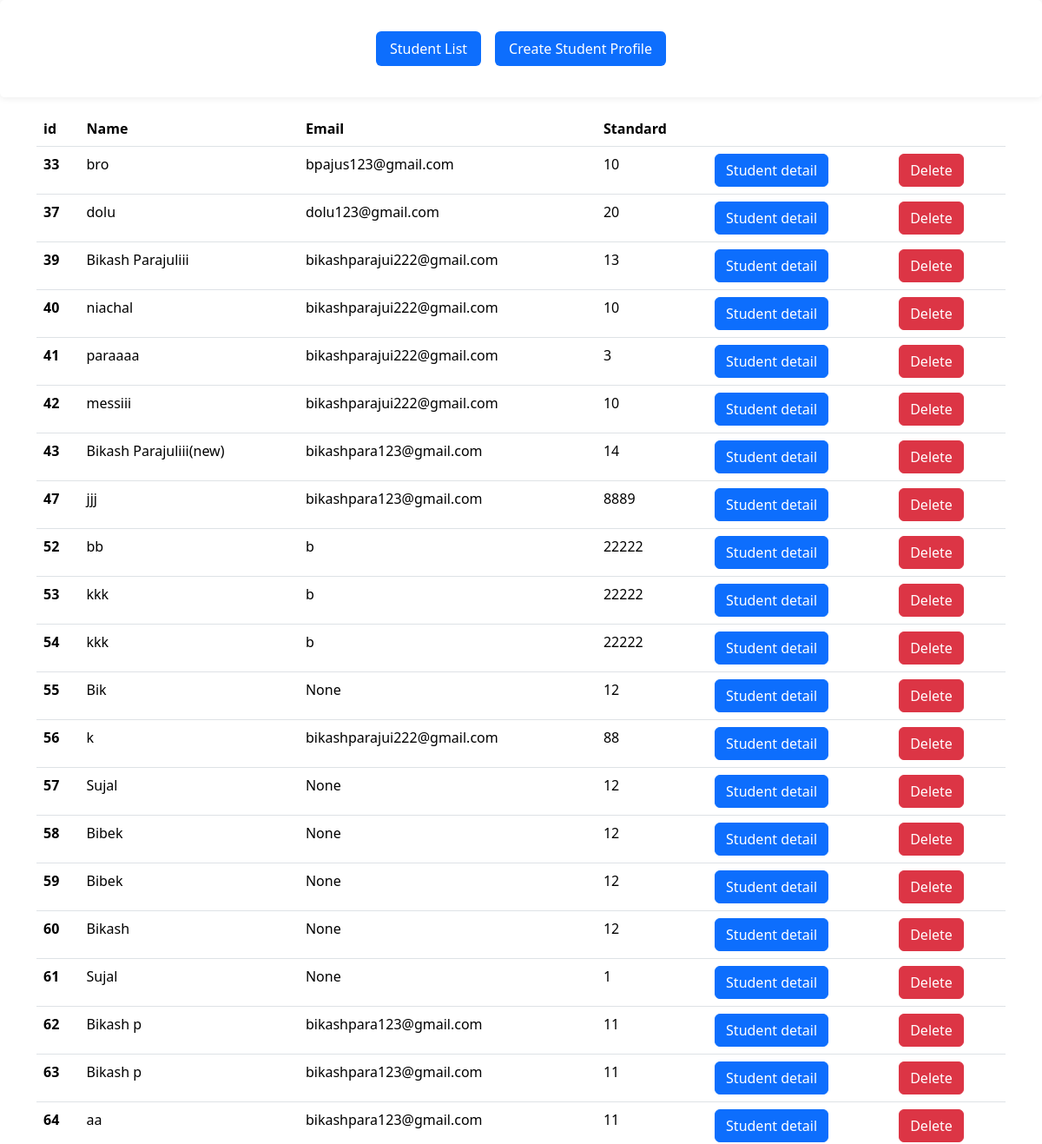
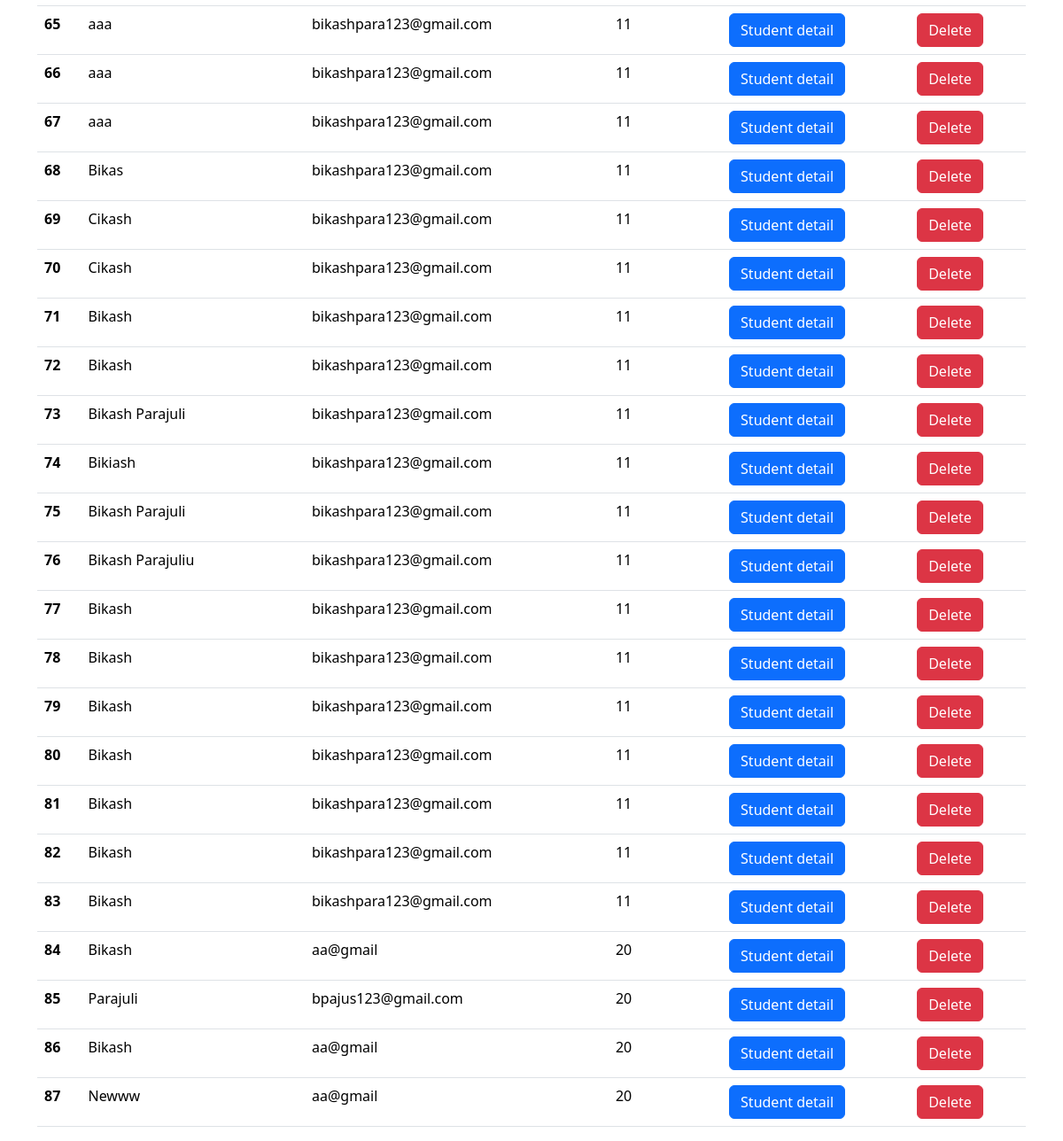
Screenshot of /student_list with the database file from the repository (2 pictures, top to bottom).
### grading_tool/models.py (models this page shows, shortened)
class Student_profile(models.Model):
    student_name = models.CharField(max_length=250)
    student_age = models.IntegerField()
    student_rollno = models.IntegerField()
    student_address = models.CharField(max_length=250)
    student_contact = models.IntegerField()
    student_email = models.CharField(blank=True, null=True, max_length=250)
    student_standard = models.IntegerField()
    student_photo = models.ImageField(upload_to='student_photos/', null=True, blank=True)

### grading_tool/views.py (the view)
# urls.py: path('student_list', StudentListView.as_view(),name='student_list'),
class StudentListView(ListView):
    model = Student_profile
    template_name = 'student_list.html'
    context_object_name = 'students'
    def get_queryset(self):
        qs = Student_profile.objects.all()
        return qs

### grading_tool/templates/student_list.html (shortened to what this page needs)
{% extends 'base.html' %}
{% block content %}
  <div class="container table mt-3">
     <table class="table">
       <thead>
              <tr>
                <th scope="col">id</th>
                <th scope="col">Name</th>
                <th scope="col">Email</th>
                <th scope="col">Standard</th>
                <th scope="col"></th>
              </tr>
       </thead>
         <tbody>
            {% for student in students %}
              <tr>
                <th scope="row">{{student.id}}</th>
                <td>{{ student.student_name }}</td>
                <td>{{ student.student_email }}</td>
                <td>{{ student.student_standard }}</td>
                <td> <a href="{% url 'detail' student.id %}" class="btn btn-primary">Student detail</a></td>
                <td> <a href="{% url 'delete' student.id %}" class="btn btn-danger">Delete</a></td>
              </tr>
              {% endfor %}
         </tbody>
     </table>
  </div>
 {% endblock %}

### rows the page displays
Student_profile: id "33", student_name "bro", student_email "bpajus123@gmail.com", student_standard "10"
Student_profile: id "37", student_name "dolu", student_email "dolu123@gmail.com", student_standard "20"
Student_profile: id "39", student_name "Bikash Parajuliii", student_email "bikashparajui222@gmail.com", student_standard "13"
Student_profile: id "40", student_name "niachal", student_email "bikashparajui222@gmail.com", student_standard "10"
Student_profile: id "41", student_name "paraaaa", student_email "bikashparajui222@gmail.com", student_standard "3"
Student_profile: id "42", student_name "messiii", student_email "bikashparajui222@gmail.com", student_standard "10"
Student_profile: id "43", student_name "Bikash Parajuliii(new)", student_email "bikashpara123@gmail.com", student_standard "14"
Student_profile: id "47", student_name "jjj", student_email "bikashpara123@gmail.com", student_standard "8889"
Student_profile: id "52", student_name "bb", student_email "b", student_standard "22222"
Student_profile: id "53", student_name "kkk", student_email "b", student_standard "22222"
Student_profile: id "54", student_name "kkk", student_email "b", student_standard "22222"
Student_profile: id "55", student_name "Bik", student_email "None", student_standard "12"
Student_profile: id "56", student_name "k", student_email "bikashparajui222@gmail.com", student_standard "88"
Student_profile: id "57", student_name "Sujal", student_email "None", student_standard "12"
Student_profile: id "58", student_name "Bibek", student_email "None", student_standard "12"
Student_profile: id "59", student_name "Bibek", student_email "None", student_standard "12"
Student_profile: id "60", student_name "Bikash", student_email "None", student_standard "12"
Student_profile: id "61", student_name "Sujal", student_email "None", student_standard "1"
Student_profile: id "62", student_name "Bikash p", student_email "bikashpara123@gmail.com", student_standard "11"
Student_profile: id "63", student_name "Bikash p", student_email "bikashpara123@gmail.com", student_standard "11"
Student_profile: id "64", student_name "aa", student_email "bikashpara123@gmail.com", student_standard "11"
Student_profile: id "65", student_name "aaa", student_email "bikashpara123@gmail.com", student_standard "11"
Student_profile: id "66", student_name "aaa", student_email "bikashpara123@gmail.com", student_standard "11"
Student_profile: id "67", student_name "aaa", student_email "bikashpara123@gmail.com", student_standard "11"
Student_profile: id "68", student_name "Bikas", student_email "bikashpara123@gmail.com", student_standard "11"
Student_profile: id "69", student_name "Cikash", student_email "bikashpara123@gmail.com", student_standard "11"
Student_profile: id "70", student_name "Cikash", student_email "bikashpara123@gmail.com", student_standard "11"
Student_profile: id "71", student_name "Bikash", student_email "bikashpara123@gmail.com", student_standard "11"
Student_profile: id "72", student_name "Bikash", student_email "bikashpara123@gmail.com", student_standard "11"
Student_profile: id "73", student_name "Bikash Parajuli", student_email "bikashpara123@gmail.com", student_standard "11"
Student_profile: id "74", student_name "Bikiash", student_email "bikashpara123@gmail.com", student_standard "11"
Student_profile: id "75", student_name "Bikash Parajuli", student_email "bikashpara123@gmail.com", student_standard "11"
Student_profile: id "76", student_name "Bikash Parajuliu", student_email "bikashpara123@gmail.com", student_standard "11"
Student_profile: id "77", student_name "Bikash", student_email "bikashpara123@gmail.com", student_standard "11"
Student_profile: id "78", student_name "Bikash", student_email "bikashpara123@gmail.com", student_standard "11"
Student_profile: id "79", student_name "Bikash", student_email "bikashpara123@gmail.com", student_standard "11"
Student_profile: id "80", student_name "Bikash", student_email "bikashpara123@gmail.com", student_standard "11"
Student_profile: id "81", student_name "Bikash", student_email "bikashpara123@gmail.com", student_standard "11"
Student_profile: id "82", student_name "Bikash", student_email "bikashpara123@gmail.com", student_standard "11"
Student_profile: id "83", student_name "Bikash", student_email "bikashpara123@gmail.com", student_standard "11"
Student_profile: id "84", student_name "Bikash", student_email "aa@gmail", student_standard "20"
Student_profile: id "85", student_name "Parajuli", student_email "bpajus123@gmail.com", student_standard "20"
Student_profile: id "86", student_name "Bikash", student_email "aa@gmail", student_standard "20"
Student_profile: id "87", student_name "Newww", student_email "aa@gmail", student_standard "20"
